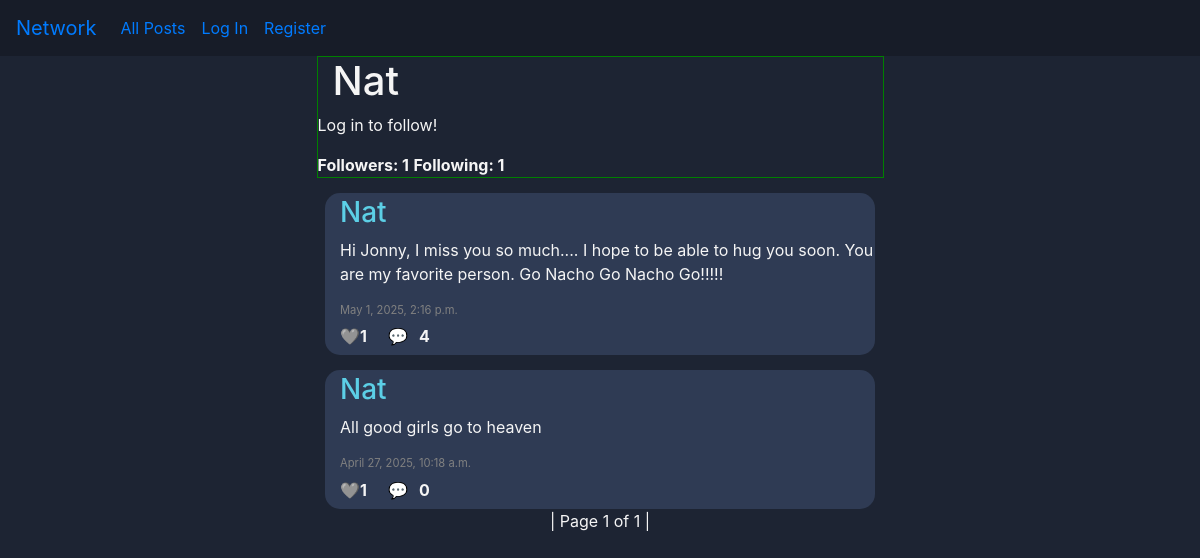
/profile/Nat, run on an earlier commit of the app's database.
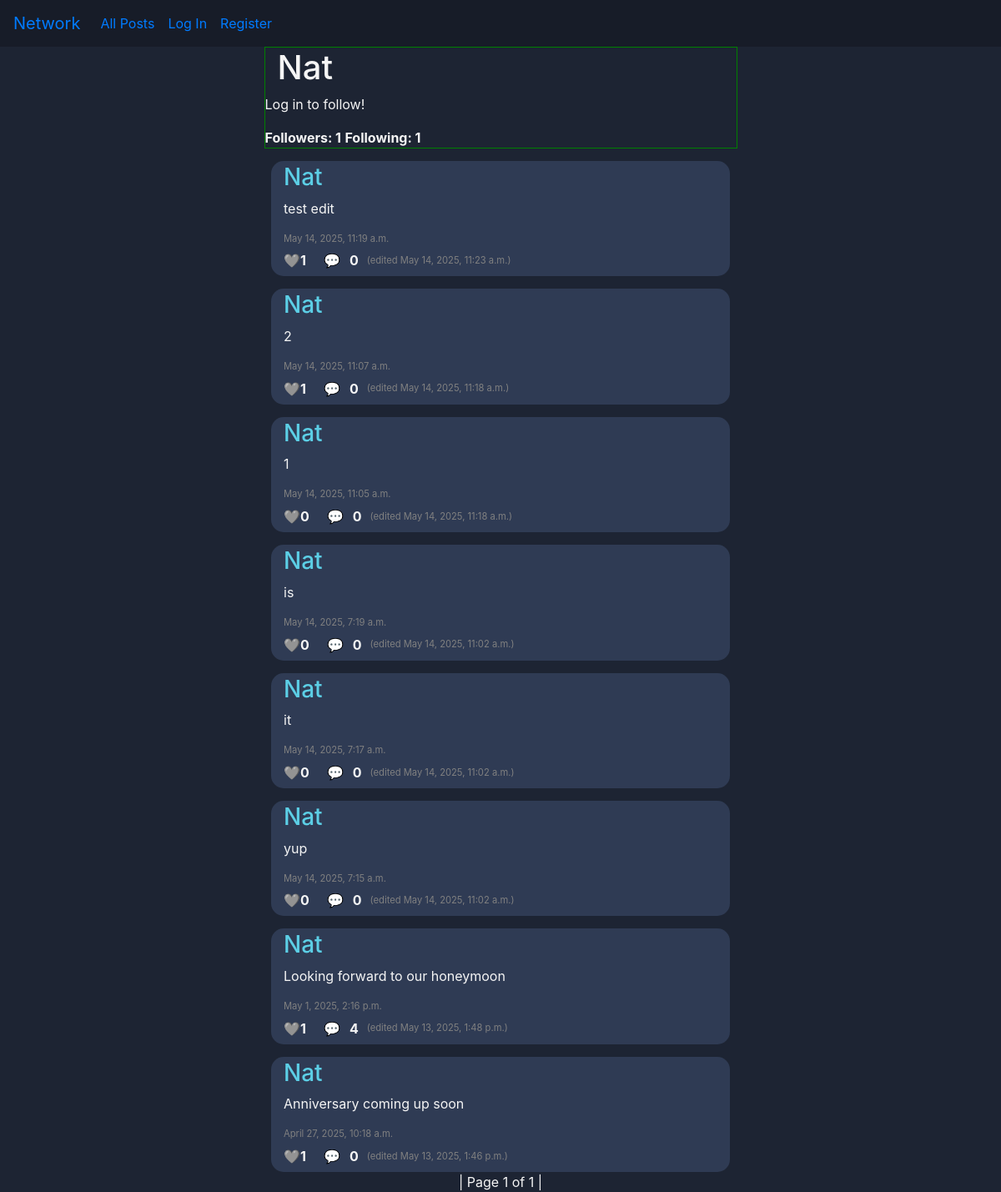
And on a later commit of the database.
### network/models.py (models this page shows, shortened)
class User(AbstractUser):
    pass

class Profile(models.Model):
    user = models.OneToOneField(User, on_delete=models.CASCADE)
    following = models.ManyToManyField("self", symmetrical=False, blank=True, related_name="followers")
    saved_posts = models.ManyToManyField("Post", blank=True, related_name="saved_by_profiles")
    profile_picture = models.ImageField(upload_to='profile_pics/', blank=True, null=True) # TODO
    profile_picture_url = models.URLField(blank=True, null=True) # TODO
    bio = models.CharField(max_length=512, null=True, blank=True) # TODO
    @property
    def following_count(self):
        return self.following.count()
    @property
    def follower_count(self):
        return self.followers.count()

class Post(models.Model):
    profile = models.ForeignKey("Profile", on_delete=models.CASCADE)
    content = models.TextField(blank=False, null=False)
    likes = models.ManyToManyField("Profile", blank=True, related_name="liked_posts")
    timestamp = models.DateTimeField(auto_now_add=True)
    edited_timestamp = models.DateTimeField(auto_now_add=False, null=True) # TODO
    @property
    def like_count(self):
        return self.likes.count()
    @property
    def comment_count(self):
        return self.comment_set.count()

### network/views.py (the view)
# urls.py: path("profile/<str:username>", views.profile, name="profile"),
def profile(request, username):
    try:
        user_obj = User.objects.get(username=username)
    except User.DoesNotExist:
        pass # TODO render error page
    is_following = None # Handle anonymous users
    if request.user.is_authenticated:
        is_following = user_obj.profile in request.user.profile.following.all()
    return post_paginator(
        request,
        query=user_obj.profile.post_set.select_related("profile").order_by("-timestamp"),
        template="network/profile.html",
        title=f"{user_obj.username}'s Profile",
        user_obj=user_obj,
        is_following=is_following
        )

### network/models.py (called while the page is built)
    @property
    def reply_count(self):
        return self.replies.count()

    @property
    def like_count(self):
        return self.likes.count()

### network/views.py (called while the page is built)
def post_paginator(request, query, template, title, **kwargs):
    paginator = Paginator(query, 10)
    page_number = request.GET.get("page")
    page_obj = paginator.get_page(page_number)
    return render(request, template, {
        "page_obj": page_obj,
        "title": title,
        **kwargs # Optional context arguments
    })

### network/templates/network/profile.html (shortened to what this page needs)
{% extends "network/layout.html" %}
{% load static %}
{% block body %}
    <div class="profile-card">
        <h1 class="header-txt">{{ user_obj.username }}</h1>
        {% if user.is_authenticated %}
            {% if user_obj.username != user.username %}
                <button class="btn btn-outline-primary"
                    id="toggle-follow-btn"
                    data-username="{{ user_obj.username }}"
                    data-isfollowing="{% if is_following %}true{% else %}false{% endif %}">
                    {% if is_following %}Unfollow{% else %}Follow{% endif %}</button>
            {% endif %}
        {% else %}
            <p class="alert-div">Log in to follow!</p>
        {% endif %}
        <strong id="follower-count">Followers: {{ user_obj.profile.follower_count }}</strong>
        <strong id="following-count">Following: {{ user_obj.profile.following_count }}</strong>
    </div>
    {% include "network/partials/load_posts.html" with page_obj=page_obj %}
{% endblock %}

### network/templates/network/layout.html (shortened to what this page needs)
{% load static %}
<!DOCTYPE html>
<html lang="en">
    <head>
        <link rel="stylesheet" href="https://stackpath.bootstrapcdn.com/bootstrap/4.4.1/css/bootstrap.min.css">
        <link href="{% static 'network/styles.css' %}" rel="stylesheet">
    </head>
    <body>
        <nav class="navbar navbar-expand-lg nav">
            <a class="navbar-brand" href="#">Network</a>
            <div>
              <ul class="navbar-nav mr-auto">
                <li class="nav-item">
                  <a class="nav-link" href="{% url 'index' %}">All Posts</a>
                </li>
                {% if user.is_authenticated %}
                    <li class="nav-item">
                        <a class="nav-link" href="{% url 'following_posts' %}">Following</a>
                    </li>
                    <li class="nav-item">
                        <a class="nav-link" href="{% url 'logout' %}">Log Out</a>
                    </li>
                {% else %}
                    <li class="nav-item">
                        <a class="nav-link" href="{% url 'login' %}">Log In</a>
                    </li>
                    <li class="nav-item">
                        <a class="nav-link" href="{% url 'register' %}">Register</a>
                    </li>
                {% endif %}
              </ul>
            </div>
          </nav>
        <div class="body">
            {% block body %}
            {% endblock %}
        </div>
    </body>
</html>

### network/templates/network/partials/load_posts.html (shortened to what this page needs)
<div class="posts-div">
    {% for post in page_obj %}
        <div class="post-div">
            <h3><a class="post-header-txt" href="{% url 'profile' username=post.profile.user.username %}">{{ post.profile.user.username }}</a></h3>
            <div class="post-text-div">
                <p class="post-text">{{ post.content }}</p>
            </div>
            <p class="timestamp-txt">{{ post.timestamp }}</p>
            <div class="interact-div">
                {% if user.is_authenticated %}
                    <button class="post-like-btn post-interact-btn" data-id="{{ post.id }}"
                    data-liked="{% if user.profile in post.likes.all %}true{% else %}false{% endif %}">❤️</button>
                {% else %}
                    🩶
                {% endif %}
                <strong class="like-count count">{{ post.like_count }}</strong>
                <button class="comment-btn post-interact-btn">💬</button>
                <strong class="comment-count count">{{ post.comment_count }}</strong>
                <p class="edited-timestamp-txt timestamp-txt">
                    {% if post.edited_timestamp %}
                        (edited {{ post.edited_timestamp }})
                    {% endif %}
                </p>
            </div>
        </div>
    {% endfor %}
</div>
<div class="paginator">
    <span>
            <span class="current">
               | Page {{ page_obj.number }} of {{ page_obj.paginator.num_pages }} |
            </span>
    </span>
</div>

### network/static/network/styles.css (style rules this page uses)
* { margin: 0; box-sizing: border-box; }
.nav { background-color: #171c28; }
.body { background-color: #1d2433; color: whitesmoke; display: flex; flex-direction: column; align-items: center; min-height: 100vh; }
.header-txt { align-self: flex-start; margin-left: 15px; width: 550px; }
.post-header-txt { color: #5ccfe6; }
.profile-card { border: 1px solid green; min-width: 550px; min-height: 100px; }
.post-div { border-radius: 15px; width: 550px; background-color: #2f3b54; margin-top: 15px; padding: 3px 0 1px 15px; }
.comment-btn { margin: 5px; }
.interact-div { width: 100%; display: inline-flex; align-items: center; }
.count { margin-right: 10px; }
.post-interact-btn, .edit-btn { border: none; background-color: inherit; color: #c3a6ff; }
.timestamp-txt { font-size: 0.7rem; color: grey; margin: 0; }

What changed in the data, as far as the page shows it:
added Post: profile.user.username "Nat", content "test edit", timestamp "May 14, 2025, 11:19 a.m.", like_count "1", comment_count "0", edited_timestamp "May 14, 2025, 11:23 a.m."
added Post: profile.user.username "Nat", content "2", timestamp "May 14, 2025, 11:07 a.m.", like_count "1", comment_count "0", edited_timestamp "May 14, 2025, 11:18 a.m."
added Post: profile.user.username "Nat", content "1", timestamp "May 14, 2025, 11:05 a.m.", like_count "0", comment_count "0", edited_timestamp "May 14, 2025, 11:18 a.m."
added Post: profile.user.username "Nat", content "is", timestamp "May 14, 2025, 7:19 a.m.", like_count "0", comment_count "0", edited_timestamp "May 14, 2025, 11:02 a.m."
added Post: profile.user.username "Nat", content "it", timestamp "May 14, 2025, 7:17 a.m.", like_count "0", comment_count "0", edited_timestamp "May 14, 2025, 11:02 a.m."
added Post: profile.user.username "Nat", content "yup", timestamp "May 14, 2025, 7:15 a.m.", like_count "0", comment_count "0", edited_timestamp "May 14, 2025, 11:02 a.m."
changed Post: content "Hi Jonny, I miss you so much.... I hope to be able to hug you soon. You are my favorite person. Go Nacho Go Nacho Go!!!!!" → "Looking forward to our honeymoon"; edited_timestamp (not shown) → "May 13, 2025, 1:48 p.m."
changed Post: content "All good girls go to heaven" → "Anniversary coming up soon"; edited_timestamp (not shown) → "May 13, 2025, 1:46 p.m."
